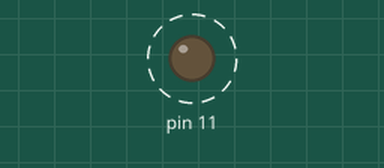
This sketch was run on a simulated Arduino Uno, built with avr-gcc and run on an emulated ATmega328P. Parts: output pins drawn as LEDs (lit = HIGH). Dashed ring = blinking. Sleep ends after the set time or at an interrupt.

Above: at 1.0 s.
Timing chart, 0 to 4.7 s (numbered marks = the images above):
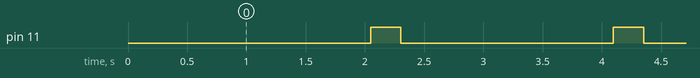

The sketch:

LowPowerTeensy_2_0.ino
```cpp
#include <avr/sleep.h>
// This library contains functions to set various low-power
// states for the ATmega328

// This variable is made volatile because it is changed inside
// an interrupt function
volatile int sleep_count = 0; // Keep track of how many sleep
// cycles have been completed.
// and doing tasks.
const int sleep_total = 2;
//const int sleep_total = (interval*60)/8; // Approximate number
// of sleep cycles needed before the interval defined above
// elapses. Not that this does integer math.

void setup(void) {
watchdogOn(); // Turn on the watch dog timer.
pinMode(11,OUTPUT);
// The following saves some extra power by disabling some
// peripherals I am not using.

// Disable the ADC by setting the ADEN bit (bit 7) to zero.
ADCSRA = ADCSRA & B01111111;

// Disable the analog comparator by setting the ACD bit
// (bit 7) to one.
ACSR = B10000000;

// Disable digital input buffers on all analog input pins
// by setting bits 0-5 to one.
DIDR0 = DIDR0 | B00111111;
}

void loop(void) {
     goToSleep(); // ATmega328 goes to sleep for about 8 seconds
// and continues to execute code when it wakes up
digitalWrite(11,LOW);
if (sleep_count % 8 == 0 ) {
  sleep_count = 0;
  digitalWrite(11,HIGH);
// CODE TO BE EXECUTED PERIODICALLY

}

}

void goToSleep()
{
// The ATmega328 has five different sleep states.
// See the ATmega 328 datasheet for more information.
// SLEEP_MODE_IDLE -the least power savings
// SLEEP_MODE_ADC
// SLEEP_MODE_PWR_SAVE
// SLEEP_MODE_STANDBY
// SLEEP_MODE_PWR_DOWN -the most power savings
// I am using the deepest sleep mode from which a
// watchdog timer interrupt can wake the ATMega328

set_sleep_mode(SLEEP_MODE_PWR_DOWN); // Set sleep mode.
sleep_enable(); // Enable sleep mode.
sleep_mode(); // Enter sleep mode.
// After waking from watchdog interrupt the code continues
// to execute from this point.

sleep_disable(); // Disable sleep mode after waking.

}

void watchdogOn() {

// Clear the reset flag, the WDRF bit (bit 3) of MCUSR.
MCUSR = MCUSR & B11110111;

// Set the WDCE bit (bit 4) and the WDE bit (bit 3)
// of WDTCSR. The WDCE bit must be set in order to
// change WDE or the watchdog prescalers. Setting the
// WDCE bit will allow updtaes to the prescalers and
// WDE for 4 clock cycles then it will be reset by
// hardware.
WDTCSR = WDTCSR | B00011000;

// Set the watchdog timeout prescaler value to 1024 K
// which will yeild a time-out interval of about 8.0 s.
//WDTCSR = B00100001;
//WDTCSR  = (0<<WDP3)|(1<<WDP2) | (1<<WDP1) ; // set //prescaler to 1 second
//Watchdog Timer Prescale Select
//
//WDP3 WDP2 WDP1 WDP0         Number of WDT     Typical Time-out at
//                                              Oscillator Cycles     VCC = 5.0V
//
//   0         0      0        0             2K (2048) cycles       16 ms
//   0         0      0        1             4K (4096) cycles       32 ms
//   0         0      1        0             8K (8192) cycles       64 ms
//   0         0      1        1            16K (16384) cycles    0.125 s
//   0         1      0        0            32K (32768) cycles    0.25 s
WDTCSR  = (0<<WDP3)|(1<<WDP2) | (0<<WDP1) | 0; // set //prescaler to .25 second

//   0         1      0        1            64K (65536) cycles    0.5 s
//WDTCSR  = (0<<WDP3)|(1<<WDP2) | (0<<WDP1) | 1; // set //prescaler to .5 second

//   0         1      1        0            128K (131072) cycles 1.0 s
//   0         1      1        1            256K (262144) cycles 2.0 s
//   1         0      0        0            512K (524288) cycles 4.0 s
//   1         0      0        1            1024K (1048576) cycles 8.0 s
// Enable the watchdog timer interupt.
WDTCSR = WDTCSR | B01000000;
MCUSR = MCUSR & B11110111;

}

ISR(WDT_vect)
{
sleep_count ++; // keep track of how many sleep cycles
// have been completed.
}
```

Measured:
- by itself, pin 11: alternates HIGH for 0.26 s and LOW for 1.8 s
